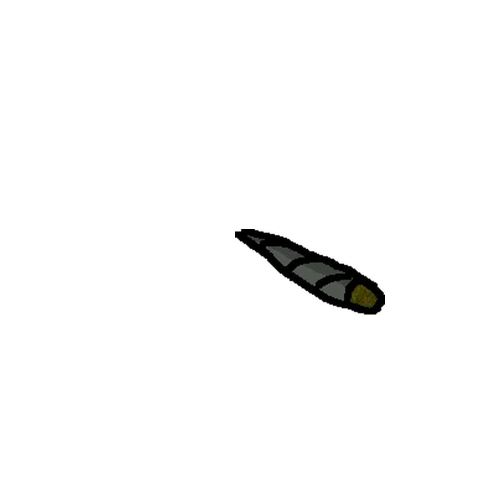
#> input picture layers_template/accessory/accessory_cigar_black.png, 1000 x 1000 px (shown at 1/2 size)
$ python -i align_traits.py   (imports and definitions only)
#> lines starting #> are read from the running program, lines starting #| are printed output that depends on the picture
#> further down, picture is the input picture: PIL image 1000x1000 RGBA; mean R, G, B, A 0.5, 0.6, 0.4, 5.3
#!/usr/bin/env python3
"""
Align clothing / hat / accessory raw layers onto the master template skeleton
and write them into layers_template/ for compositing with white faces.

Uses config/template_skeleton.json guide lines:
  - clothing: top of content pinned to collar_y
  - hat: bottom of content pinned to hat_brim
  - glasses: centered on eye_line with eye_span width
"""
from __future__ import annotations

import argparse
import json
import re
import sys
from pathlib import Path

from PIL import Image

from paths import CONFIG, LAYERS_RAW, ROOT

TEMPLATE_LAYERS = ROOT / "layers_template"
SKELETON_PATH = CONFIG / "template_skeleton.json"

# Skip near-dupes and specials from mass trait pool
DROP_SUBSTR = ("_v2", "_v3", "_alt")
DROP_IDS = {
    "npc_gray_head",
    "npc_gray_head_alt",
    "mask_blank_template",
    "blank_outline",
}
# Style refs only / 1of1 adjacent (green pepe tee etc.)
SPECIAL_CLOTHING = {
    "green_pol_pepe_tee",
    "green_pol_pepe_tee_alt",
    "mcdonalds_uniform",
    "mcdonalds_uniform_alt",
}


def load_skeleton() -> dict:
    return json.loads(SKELETON_PATH.read_text())


def trim(im: Image.Image, thr: int = 8) -> Image.Image:
#> called with thr = 8
    im = im.convert("RGBA")
    a = im.split()[-1]
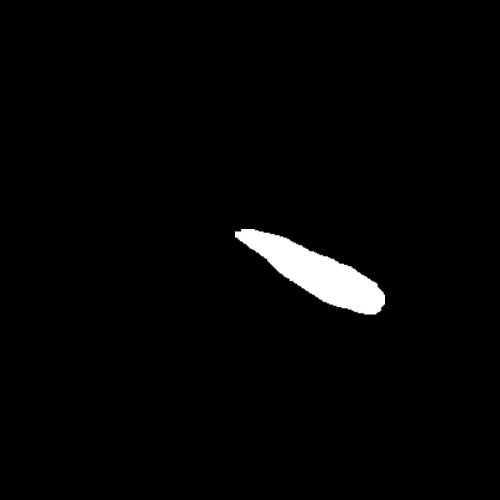
#> a: PIL image 1000x1000 L (shown at 1/2 size); min 0, max 255, mean 5.3
    bb = a.point(lambda v: 255 if v > thr else 0).getbbox()
#> bb = (470, 458, 770, 629)
    return im.crop(bb) if bb else im
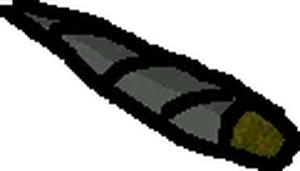
#> returned value: PIL image 300x171 RGBA; mean R, G, B, A 10.4, 10.9, 8.6, 102.9; transparent parts drawn white


# [176 lines left out: functions paste_safe, place_clothing, place_hat, place_accessory, should_drop, collect_raw and 2 more, not called in this run]


# [2 lines not run here, left out]

>>> from PIL import Image
>>> picture = Image.open('../layers_template/accessory/accessory_cigar_black.png')
>>> result = trim(picture)

$ run again, on layers_template/hat/beanie_dark_ribbed.png
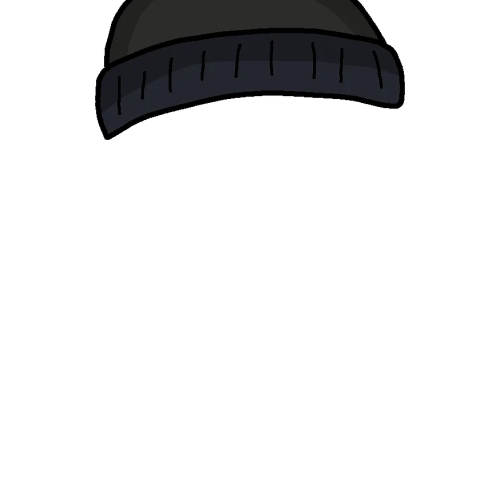
#> input picture layers_template/hat/beanie_dark_ribbed.png, 1000 x 1000 px (shown at 1/2 size)
#> picture is the input picture: PIL image 1000x1000 RGBA; mean R, G, B, A 3.5, 3.7, 4, 31.1
#> in trim, `a = im.split()[-1]`:
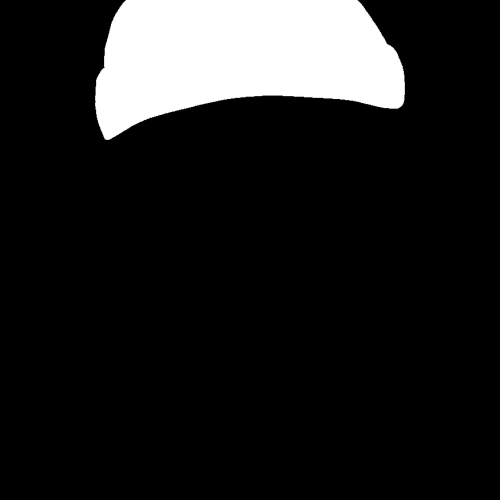
#> a: PIL image 1000x1000 L (shown at 1/2 size); min 0, max 255, mean 31.1
#> bb = (190, 0, 810, 280)
#> in trim, `return im.crop(bb) if bb else im`:
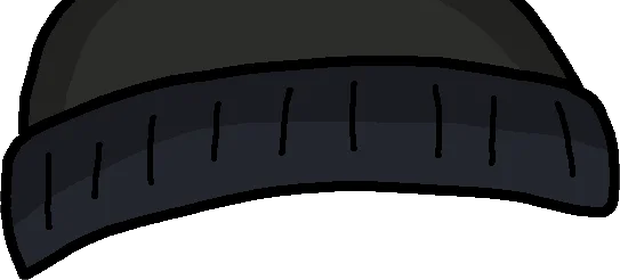
#> returned value: PIL image 620x280 RGBA; mean R, G, B, A 20.2, 21.2, 23.3, 179; transparent parts drawn white
